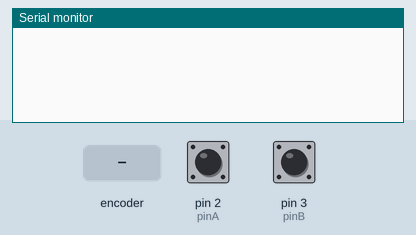
Recording of a sketch running on a simulated Arduino Uno, built with avr-gcc and run on an emulated ATmega328P. Parts: the last lines printed to the serial monitor. The inputs (shaded band) are chosen by the test bench; at power-on: pin 2 (pinA) HIGH, pin 3 (pinB) HIGH.

Above: at 1.2 s.
1.3 s: rotary encoder on pin 2 (pinA) / pin 3 (pinB) turned 1 step (first pin leading)
At 2.5 s:
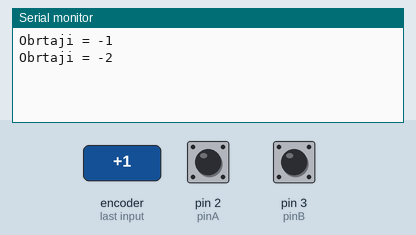
3.0 s: rotary encoder on pin 2 (pinA) / pin 3 (pinB) turned 1 step (first pin leading)
At 3.8 s:
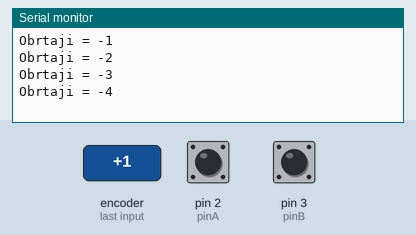
Timing chart, 0 to 6.0 s (numbered marks = the images above; inputs shaded):
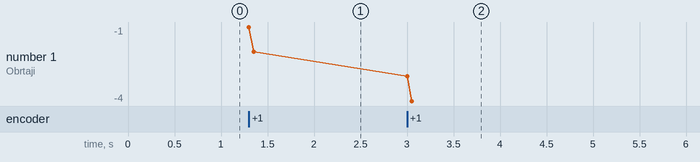

Measured:
- after the input at 1.3 s, the serial monitor: prints a new line at once (image 1)
- after the input at 3.0 s, the serial monitor: prints a new line at once (image 2)
- plotted number 1: -2 → -4 after the input at 3.0 s

The sketch:

brojac.ino
```cpp
volatile boolean nazad;
volatile boolean napred;

#define pinA 2
#define pinB 3
#define interrupt 0

void isr ()
{
 if (digitalRead (pinA))
   napred = digitalRead (pinB);
 else
   napred = !digitalRead (pinB);
 nazad = true;
}

void setup ()
{
 digitalWrite (pinA, HIGH);
 digitalWrite (pinB, HIGH);
 attachInterrupt (interrupt, isr, CHANGE);
 Serial.begin (115200);
}

void loop ()
{
static long brojac = 0;

 if (nazad)
   {
   if (napred)
     brojac++;
   else
     brojac--;
   nazad = false;

   Serial.print ("Obrtaji = ");
   Serial.println (brojac);
   }

}
```
